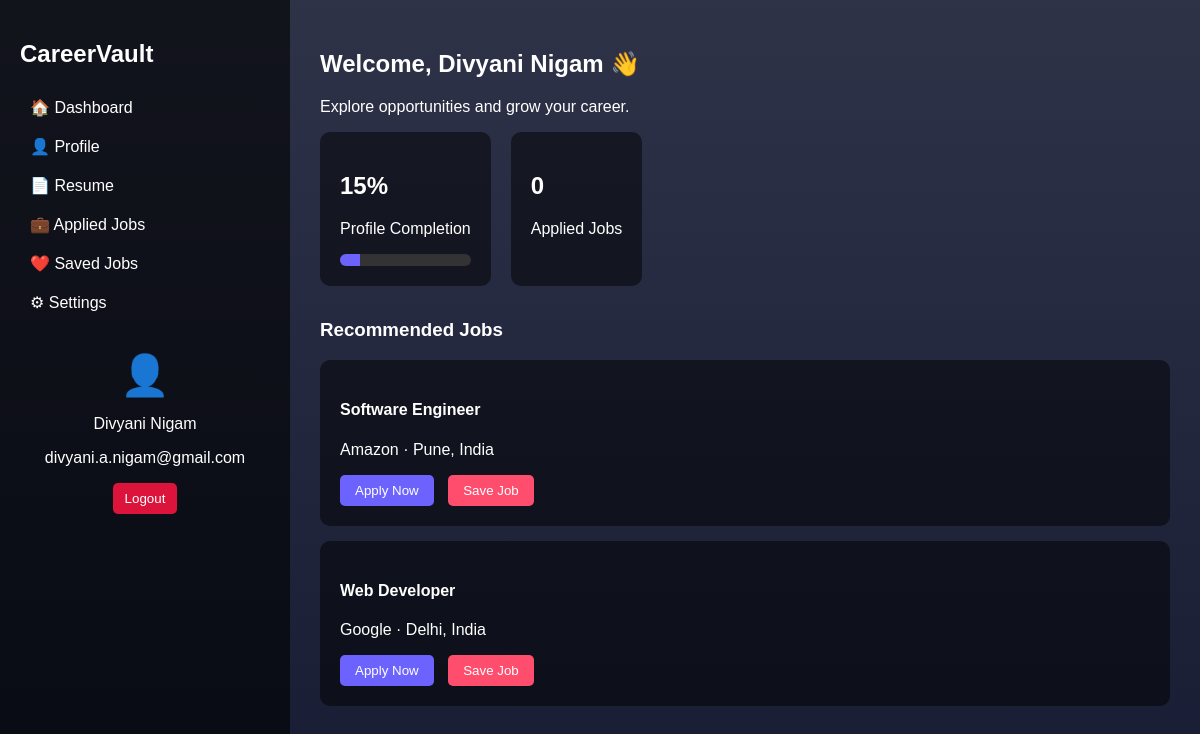
/dashboard.php (signed in), run on the app's committed database.
### tables this page shows
CREATE TABLE `users` (
  `id` int(11) NOT NULL,
  `full_name` varchar(100) DEFAULT NULL,
  `email` varchar(100) DEFAULT NULL,
  `password` varchar(255) DEFAULT NULL,
  `role` varchar(20) DEFAULT NULL,
  `security_question` varchar(255) DEFAULT NULL,
  `security_answer` varchar(255) DEFAULT NULL,
  `oauth_provider` varchar(50) DEFAULT NULL,
  `oauth_id` varchar(255) DEFAULT NULL,
  `profile_completion` int(11) DEFAULT 0,
  `created_at` timestamp NOT NULL DEFAULT current_timestamp(),
  `profile_pic` varchar(255) DEFAULT NULL,
  `phone` varchar(20) DEFAULT NULL,
  `address` text DEFAULT NULL,
  `dob` date DEFAULT NULL,
  `headline` varchar(255) DEFAULT NULL,
  `bio` text DEFAULT NULL,
  `linkedin` varchar(255) DEFAULT NULL,
  `objective` text DEFAULT NULL,
  `skills_text` text DEFAULT NULL,
  `projects` text DEFAULT NULL
);

CREATE TABLE `jobs` (
  `id` int(11) NOT NULL,
  `job_title` varchar(255) DEFAULT NULL,
  `description` text DEFAULT NULL,
  `company` varchar(255) DEFAULT NULL,
  `location` varchar(255) DEFAULT NULL,
  `salary` varchar(100) DEFAULT NULL,
  `job_type` varchar(50) DEFAULT NULL,
  `status` enum('active','closed') DEFAULT 'active',
  `created_at` timestamp NOT NULL DEFAULT current_timestamp(),
  `employer_id` int(11) DEFAULT NULL
);

### dashboard.php (the view, shortened to what this page needs)
<?php
include("db.php");
$userId = $_SESSION['user_id'];
$appliedJobs = [];
$savedJobs = [];
$userQuery = $conn->prepare("SELECT * FROM users WHERE id=?");
$userQuery->bind_param("i", $userId);
$userQuery->execute();
$user = $userQuery->get_result()->fetch_assoc();
$totalFields = 13;
$filled = 0;
if (!empty($user['full_name'])) $filled++;
if (!empty($user['email'])) $filled++;
$completion = round(($filled / $totalFields) * 100);
?>
<!DOCTYPE html>
<html>
<head>
</head>
<body>
<div class="app">
<aside class="sidebar">
    <h2>CareerVault</h2>
    <nav>
        <a href="dashboard.php">🏠 Dashboard</a>
        <a href="profile.php">👤 Profile</a>
        <a href="resume.php">📄 Resume</a>
        <a href="applied-jobs.php">💼 Applied Jobs</a>
        <a href="saved-jobs.php">❤️ Saved Jobs</a>
        <a href="settings.php">⚙ Settings</a>
    </nav>
    <div class="user-box">
        <?php if (!empty($user['profile_pic'])) { ?>
            <img src="<?= $user['profile_pic']; ?>" alt="Profile">
        <?php } else { ?>
            <div class="default-avatar">👤</div>
        <?php } ?>
        <p><?= htmlspecialchars($user['full_name']); ?></p>
        <p><?= htmlspecialchars($user['email']); ?></p>
        <form action="logout.php" method="POST">
            <button class="logout">Logout</button>
        </form>
    </div>
</aside>
<main class="main">
<section class="welcome">
    <h1>Welcome, <?= htmlspecialchars($user['full_name']); ?> 👋</h1>
    <p>Explore opportunities and grow your career.</p>
</section>
<section class="stats">
    <div class="card">
        <h2><?= $completion ?>%</h2>
        <p>Profile Completion</p>
        <div class="progress-bar">
            <div class="progress-fill" style="width: <?= $completion ?>%;"></div>
        </div>
    </div>
    <div class="card">
        <h2><?= count($appliedJobs) ?></h2>
        <p>Applied Jobs</p>
    </div>
</section>
<h3>Recommended Jobs</h3>
<?php
$jobsQuery = $conn->query("SELECT id, job_title, company, location FROM jobs");
while ($job = $jobsQuery->fetch_assoc()) {
    $applied = in_array($job['id'], $appliedJobs);
    $saved = in_array($job['id'], $savedJobs);
?>
<form method="POST" class="card">
    <h4><?= htmlspecialchars($job['job_title']); ?></h4>
    <p><?= htmlspecialchars($job['company']); ?> · <?= htmlspecialchars($job['location']); ?></p>
    <button class="primary" name="apply_job" <?= $applied ? 'disabled' : ''; ?>>
        <?= $applied ? "Applied ✓" : "Apply Now"; ?>
    </button>
    <button class="save-btn" name="save_job" <?= $saved ? 'disabled' : ''; ?>>
        <?= $saved ? "Saved ❤️" : "Save Job"; ?>
    </button>
</form>
<?php } ?>
</main>
</div>
</body>
</html>

### dashboard.php (style rules this page uses)
body { margin: 0; font-family: Arial, sans-serif; background: linear-gradient(rgba(10,15,40,0.85), rgba(10,15,40,0.95)), url('https://images.unsplash.com/photo-1470770841072-f978cf4d019e') no-repeat center center fixed; background-size: cover; color: white; }
.app { display: flex; }
.sidebar { width: 250px; background: rgba(0,0,0,0.6); padding: 20px; min-height: 100vh; }
.sidebar a { display: block; color: white; padding: 10px; text-decoration: none; }
.user-box { margin-top: 30px; text-align: center; }
.default-avatar { font-size: 40px; }
.main { flex: 1; padding: 30px; }
.card { background: rgba(0,0,0,0.5); padding: 20px; margin-bottom: 15px; border-radius: 10px; }
.stats { display: flex; gap: 20px; }
.progress-bar { background: #333; border-radius: 20px; overflow: hidden; margin-top: 10px; height: 12px; }
.progress-fill { background: #6c63ff; height: 100%; }
.primary { background: #6c63ff; color: white; border: none; padding: 8px 15px; border-radius: 5px; cursor: pointer; }
.save-btn { background: #ff4d6d; color: white; border: none; padding: 8px 15px; border-radius: 5px; cursor: pointer; margin-left: 10px; }
.logout { background: crimson; color: white; border: none; padding: 8px 12px; cursor: pointer; border-radius: 5px; }

### data on the page
users: full_name "Divyani Nigam", email "divyani.a.nigam@gmail.com"
jobs: job_title "Software Engineer", company "Amazon", location "Pune, India", shows "Apply Now", shows "Save Job"
jobs: job_title "Web Developer", company "Google", location "Delhi, India", shows "Apply Now", shows "Save Job"

### other printed values
$completion "15"
count($appliedJobs) "0"
